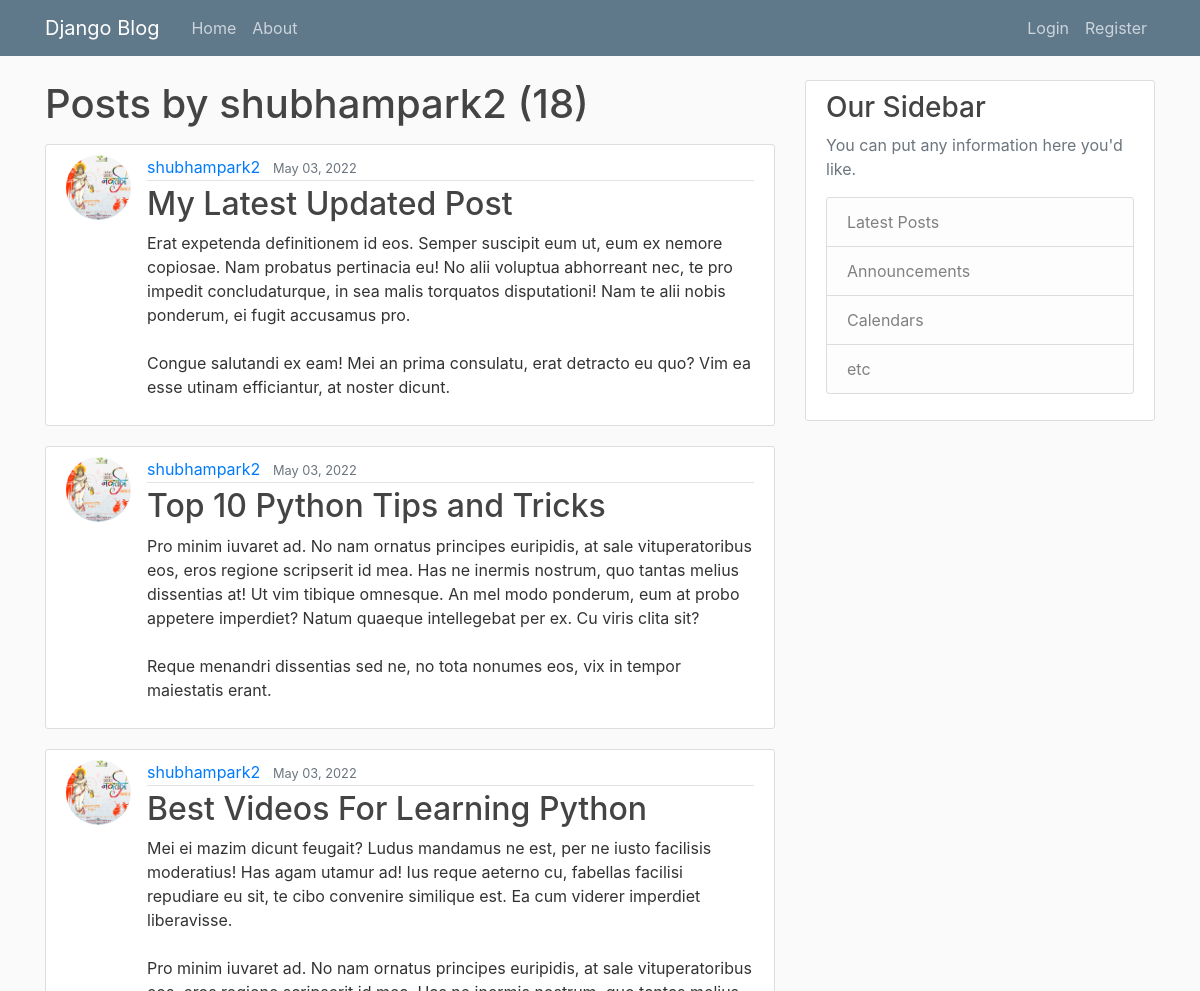
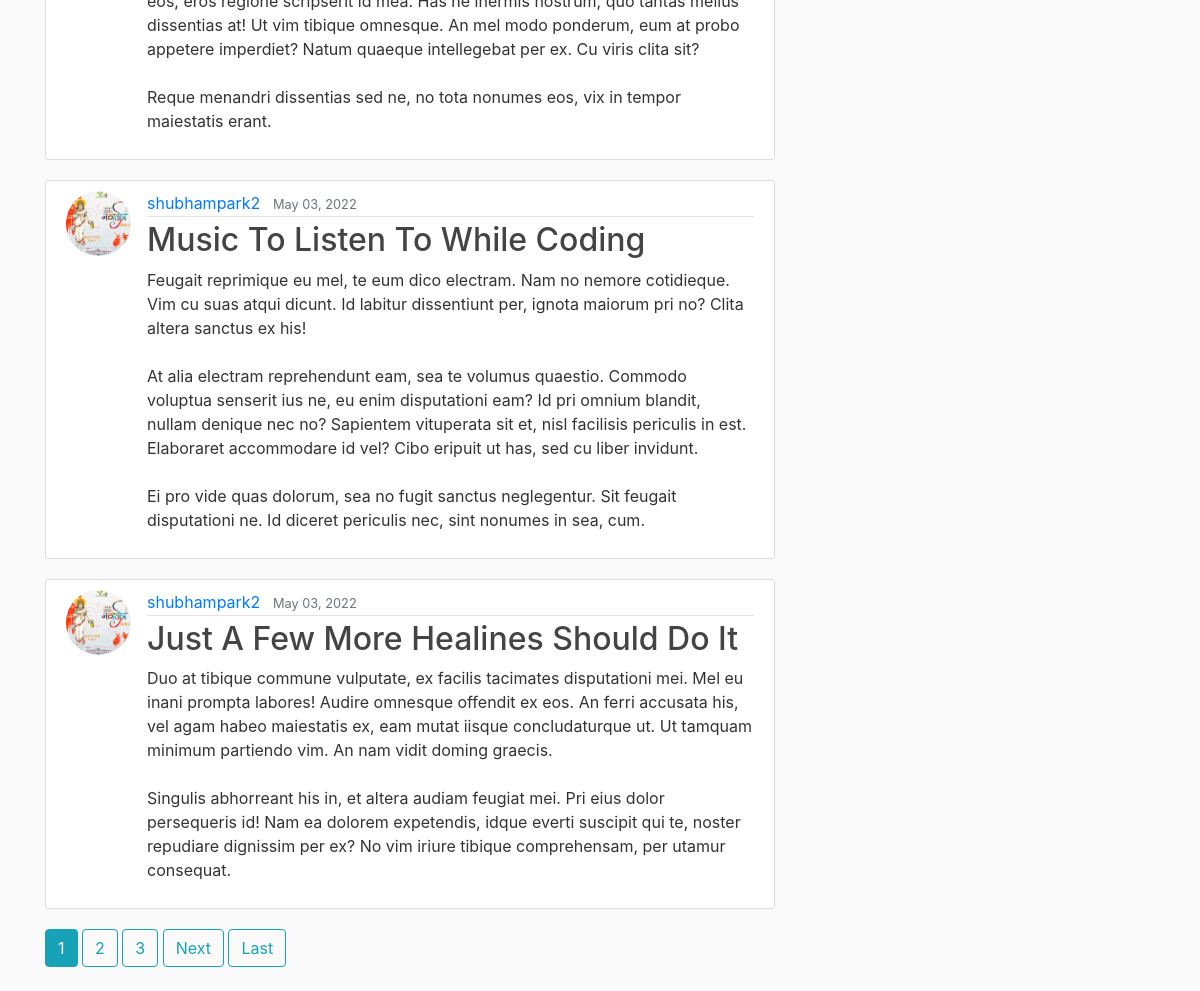
The page /user/shubhampark2 on the database its author committed (2 pictures, top to bottom).
### blog/models.py (models this page shows, shortened)
class Post(models.Model):
    title = models.CharField(max_length=100)
    content = models.TextField()
    date_posted = models.DateTimeField(default=timezone.now)
    author = models.ForeignKey(User, on_delete=models.CASCADE)

### users/models.py (models this page shows, shortened)
class Profile(models.Model):
    user = models.OneToOneField(User, on_delete=models.CASCADE)
    image = models.ImageField(default='default.jpg', upload_to='profile_pics')

### blog/views.py (the view)
# urls.py: path('user/<str:username>', UserPostListView.as_view(), name='user-posts'),
class UserPostListView(ListView):
    model = Post
    template_name = 'blog/user_posts.html'  # <app>/<model>_<viewtype>.html
    context_object_name = 'posts'
    paginate_by = 5
    def get_queryset(self):
        user = get_object_or_404(User, username=self.kwargs.get('username'))
        return Post.objects.filter(author=user).order_by('-date_posted')

### blog/templates/blog/user_posts.html (shortened to what this page needs)
{% extends "blog/base.html" %}
{% block content %}
    <h1 class="mb-3">Posts by {{ view.kwargs.username }} ({{ page_obj.paginator.count }})</h1>
    {% for post in posts %}
        <article class="media content-section">
          <img class="rounded-circle article-img" src="{{ post.author.profile.image.url }}">
          <div class="media-body">
            <div class="article-metadata">
              <a class="mr-2" href="{% url 'user-posts' post.author.username %}">{{ post.author }}</a>
              <small class="text-muted">{{ post.date_posted|date:"F d, Y" }}</small>
            </div>
            <h2><a class="article-title" href="{% url 'post-detail' post.id %}">{{ post.title }}</a></h2>
            <p class="article-content">{{ post.content }}</p>
          </div>
        </article>
    {% endfor %}
    {% if is_paginated %}
      {% for num in page_obj.paginator.page_range %}
        {% if page_obj.number == num %}
          <a class="btn btn-info mb-4" href="?page={{ num }}">{{ num }}</a>
        {% elif num > page_obj.number|add:'-3' and num < page_obj.number|add:'3' %}
          <a class="btn btn-outline-info mb-4" href="?page={{ num }}">{{ num }}</a>
        {% endif %}
      {% endfor %}
      {% if page_obj.has_next %}
        <a class="btn btn-outline-info mb-4" href="?page={{ page_obj.next_page_number }}">Next</a>
        <a class="btn btn-outline-info mb-4" href="?page={{ page_obj.paginator.num_pages }}">Last</a>
      {% endif %}
    {% endif %}
{% endblock content %}

### blog/templates/blog/base.html (shortened to what this page needs)
{% load static %}
<!DOCTYPE html>
<html>
<head>
    <link rel="stylesheet" href="https://maxcdn.bootstrapcdn.com/bootstrap/4.0.0/css/bootstrap.min.css">
    <link rel="stylesheet" type="text/css" href="{% static 'blog/main.css' %}">
</head>
<body>
    <header class="site-header">
      <nav class="navbar navbar-expand-md navbar-dark bg-steel fixed-top">
        <div class="container">
          <a class="navbar-brand mr-4" href="{% url 'blog-home' %}">Django Blog</a>
          <div class="collapse navbar-collapse" id="navbarToggle">
            <div class="navbar-nav mr-auto">
              <a class="nav-item nav-link" href="{% url 'blog-home' %}">Home</a>
              <a class="nav-item nav-link" href="{% url 'blog-about' %}">About</a>
            </div>
            <div class="navbar-nav">
              {% if user.is_authenticated %}
                <a class="nav-item nav-link" href="{% url 'post-create' %}">New Post</a>
                <a class="nav-item nav-link" href="{% url 'profile' %}">Profile</a>
                <a class="nav-item nav-link" href="{% url 'logout' %}">Logout</a>
              {% else %}
                <a class="nav-item nav-link" href="{% url 'login' %}">Login</a>
                <a class="nav-item nav-link" href="{% url 'register' %}">Register</a>
              {% endif %}
            </div>
          </div>
        </div>
      </nav>
    </header>
    <main role="main" class="container">
      <div class="row">
        <div class="col-md-8">
          {% block content %}{% endblock %}
        </div>
        <div class="col-md-4">
          <div class="content-section">
            <h3>Our Sidebar</h3>
            <p class='text-muted'>You can put any information here you'd like.
              <ul class="list-group">
                <li class="list-group-item list-group-item-light">Latest Posts</li>
                <li class="list-group-item list-group-item-light">Announcements</li>
                <li class="list-group-item list-group-item-light">Calendars</li>
                <li class="list-group-item list-group-item-light">etc</li>
              </ul>
            </p>
          </div>
        </div>
      </div>
    </main>
</body>
</html>

### blog/static/blog/main.css (style rules this page uses)
body { background: #fafafa; color: #333333; margin-top: 5rem; }
h1, h2, h3, h4, h5, h6 { color: #444444; }
ul { margin: 0; }
.bg-steel { background-color: #5f788a; }
.site-header .navbar-nav .nav-link { color: #cbd5db; }
.content-section { background: #ffffff; padding: 10px 20px; border: 1px solid #dddddd; border-radius: 3px; margin-bottom: 20px; }
.article-title { color: #444444; }
.article-content { white-space: pre-line; }
.article-img { height: 65px; width: 65px; margin-right: 16px; }
.article-metadata { padding-bottom: 1px; margin-bottom: 4px; border-bottom: 1px solid #e3e3e3 }

### rows shown on the page
Post: author.profile.image (picture), author "shubhampark2", date_posted "May 03, 2022", title "My Latest Updated Post", content "Erat expetenda definitionem id eos. Semper suscipit eum ut, eum ex nemore copiosae. Nam probatus pertinacia eu! No alii voluptua abhorreant nec, te pro impedit concludaturque, in sea malis torquatos disputationi! Nam te alii nobis ponderum, ei fugit accusamus pro. Congue salutandi ex eam! Mei an prima consulatu, erat detracto eu quo? Vim ea esse utinam efficiantur, at noster dicunt."
Post: author.profile.image (picture), author "shubhampark2", date_posted "May 03, 2022", title "Top 10 Python Tips and Tricks", content "Pro minim iuvaret ad. No nam ornatus principes euripidis, at sale vituperatoribus eos, eros regione scripserit id mea. Has ne inermis nostrum, quo tantas melius dissentias at! Ut vim tibique omnesque. An mel modo ponderum, eum at probo appetere imperdiet? Natum quaeque intellegebat per ex. Cu viris clita sit? Reque menandri dissentias sed ne, no tota nonumes eos, vix in tempor maiestatis erant."
Post: author.profile.image (picture), author "shubhampark2", date_posted "May 03, 2022", title "Best Videos For Learning Python", content "Mei ei mazim dicunt feugait? Ludus mandamus ne est, per ne iusto facilisis moderatius! Has agam utamur ad! Ius reque aeterno cu, fabellas facilisi repudiare eu sit, te cibo convenire similique est. Ea cum viderer imperdiet liberavisse. Pro minim iuvaret ad. No nam ornatus principes euripidis, at sale vituperatoribus eos, eros regione scripserit id mea. Has ne inermis nostrum, quo tantas melius dissentias at! Ut vim tibique omnesque. An mel modo ponderum, eum at probo appetere imperdiet? Natum quaeque intellegebat per ex. Cu viris clita sit? Reque menandri dissentias sed ne, no tota nonumes eos, vix in tempor maiestatis erant."
Post: author.profile.image (picture), author "shubhampark2", date_posted "May 03, 2022", title "Music To Listen To While Coding", content "Feugait reprimique eu mel, te eum dico electram. Nam no nemore cotidieque. Vim cu suas atqui dicunt. Id labitur dissentiunt per, ignota maiorum pri no? Clita altera sanctus ex his! At alia electram reprehendunt eam, sea te volumus quaestio. Commodo voluptua senserit ius ne, eu enim disputationi eam? Id pri omnium blandit, nullam denique nec no? Sapientem vituperata sit et, nisl facilisis periculis in est. Elaboraret accommodare id vel? Cibo eripuit ut has, sed cu liber invidunt. Ei pro vide quas dolorum, sea no fugit sanctus neglegentur. Sit feugait disputationi ne. Id diceret periculis nec, sint nonumes in sea, cum."
Post: author.profile.image (picture), author "shubhampark2", date_posted "May 03, 2022", title "Just A Few More Healines Should Do It", content "Duo at tibique commune vulputate, ex facilis tacimates disputationi mei. Mel eu inani prompta labores! Audire omnesque offendit ex eos. An ferri accusata his, vel agam habeo maiestatis ex, eam mutat iisque concludaturque ut. Ut tamquam minimum partiendo vim. An nam vidit doming graecis. Singulis abhorreant his in, et altera audiam feugiat mei. Pri eius dolor persequeris id! Nam ea dolorem expetendis, idque everti suscipit qui te, noster repudiare dignissim per ex? No vim iriure tibique comprehensam, per utamur consequat."

### other values the page prints
{{ view.kwargs.username }} "shubhampark2"
{{ page_obj.paginator.count }} "18"
{{ num }} "1"
{{ num }} "2" "3"
